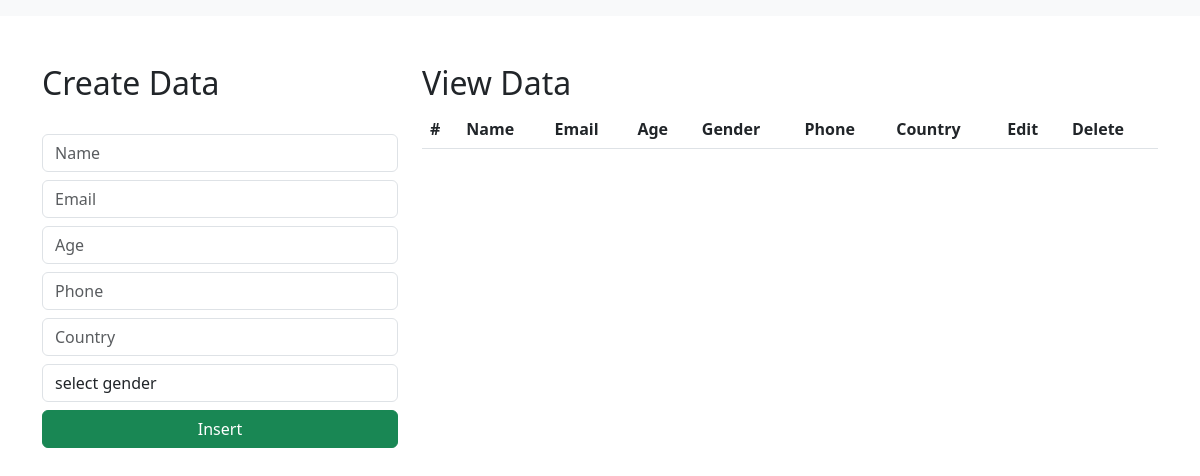
Before: / with the older database file.
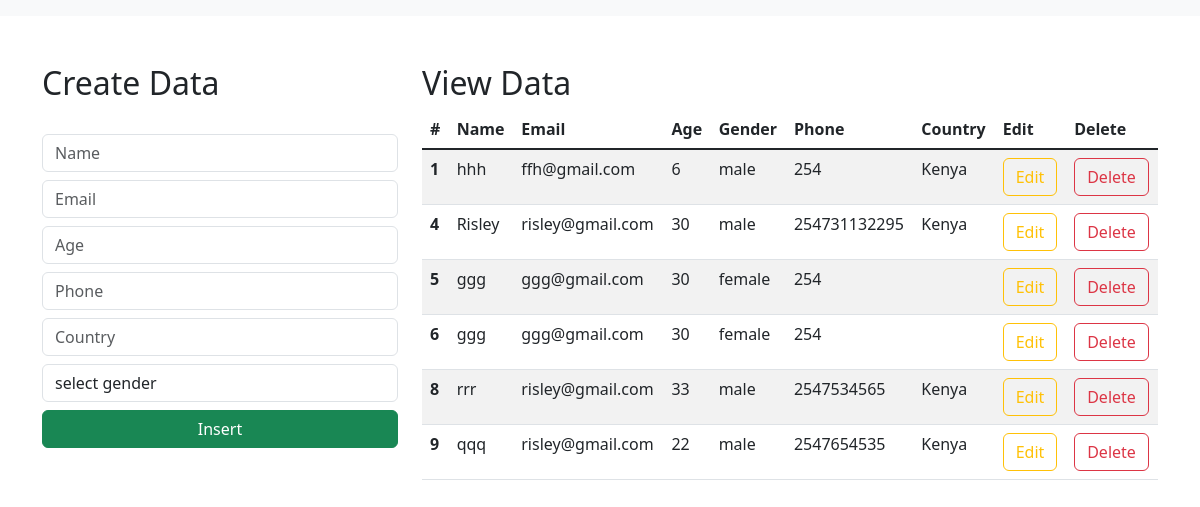
After: the same page with the newer database file.
### djangoregistrationRisley/models.py (models this page shows)
class Student(models.Model):
    name = models.CharField(max_length=50, blank=True, null=False)
    email = models.EmailField(max_length=50, blank=True, null=False)
    age = models.IntegerField(max_length=50, blank=True, null=False)
    gender = models.CharField(max_length=50, blank=True, null=False)
    phone = models.IntegerField(max_length=50, blank=True, null=False)
    country = models.CharField(max_length=50, blank=True)

### djangoregistrationRisley/views.py (the view)
# urls.py: path('', views.index_page, name='index'),
def index_page(request):
    data = Student.objects.all()
    context = {'data': data}
    return render(request, "index.html", context)

### templates/index.html (shortened to what this page needs)
<html lang="en">
    <link href="https://cdn.jsdelivr.net/npm/bootstrap@5.3.0-alpha1/dist/css/bootstrap.min.css" rel="stylesheet">
  <head>
  </head>
  <body>
    <nav class="navbar navbar-expand-lg bg-body-tertiary">
      </nav>
      <div class="container mt-5">
        <div class="row">
            <div class="col-md-4">
                <h2>Create Data</h2>
                <br>
                <form action="/insert" method="post">
                    <div class="form-group">
                        <input type="text" class="form-control" placeholder="Name" name="name" required>
                    </div>
                    <div class="form-group">
                        <input type="email" class="form-control  mt-2" placeholder="Email" name="email" required>
                    </div>
                    <div class="form-group">
                        <input type="number" class="form-control  mt-2" placeholder="Age" name="age" required>
                    </div>
                    <div class="form-group">
                        <input type="number" class="form-control  mt-2" placeholder="Phone" name="phone" required>
                    </div>
                      <div class="form-group">
                        <input type="text" class="form-control  mt-2" placeholder="Country" name="country" required>
                    </div>
                    <div class="form-group mt-2">
                        <select id="gender" name="gender" class="form-control" required>
                            <option selected>select gender</option>
                        </select>
                    </div>
                    <div class="d-grid gap-2">
                        <button class="btn btn-success mt-2" type="submit">Insert</button>
                    </div>
                </form>
            </div>
            <div class="col-md-8">
                <h2>View Data</h2>
                <table class="table table-striped table-hover">
                    <thead>
                      <tr>
                        <th scope="col">#</th>
                        <th scope="col">Name</th>
                        <th scope="col">Email</th>
                        <th scope="col">Age</th>
                        <th scope="col">Gender</th>
                           <th scope="col">Phone</th>
                          <th scope="col">Country</th>
                        <th scope="col">Edit</th>
                        <th scope="col">Delete</th>
                      </tr>
                    </thead>
                    <tbody class="table-group-divider">
                    {% for d in data %}
                      <tr>
                        <th scope="row">{{d.id}}</th>
                        <td>{{d.name}}</td>
                        <td>{{d.email}}</td>
                        <td>{{d.age}}</td>
                        <td>{{d.gender}}</td>
                          <td>{{d.phone}}</td>
                          <td>{{d.country}}</td>
                        <td><a href="/update/{{d.id}}" type="button" class="btn btn-outline-warning">Edit</a></td>
                        <td><a href="/delete/{{d.id}}" type="button" class="btn btn-outline-danger">Delete</a></td>
                      </tr>
                    {% endfor %}
                    </tbody>
                  </table>
            </div>
        </div>
      </div>
  </body>
</html>

Changed rows visible on the page:
added Student: id "1", name "hhh", email "ffh@gmail.com", age "6", gender "male", phone "254", country "Kenya"
added Student: id "4", name "Risley", email "risley@gmail.com", age "30", gender "male", phone "254731132295", country "Kenya"
added Student: id "5", name "ggg", email "ggg@gmail.com", age "30", gender "female", phone "254"
added Student: id "6", name "ggg", email "ggg@gmail.com", age "30", gender "female", phone "254"
added Student: id "8", name "rrr", email "risley@gmail.com", age "33", gender "male", phone "2547534565", country "Kenya"
added Student: id "9", name "qqq", email "risley@gmail.com", age "22", gender "male", phone "2547654535", country "Kenya"
